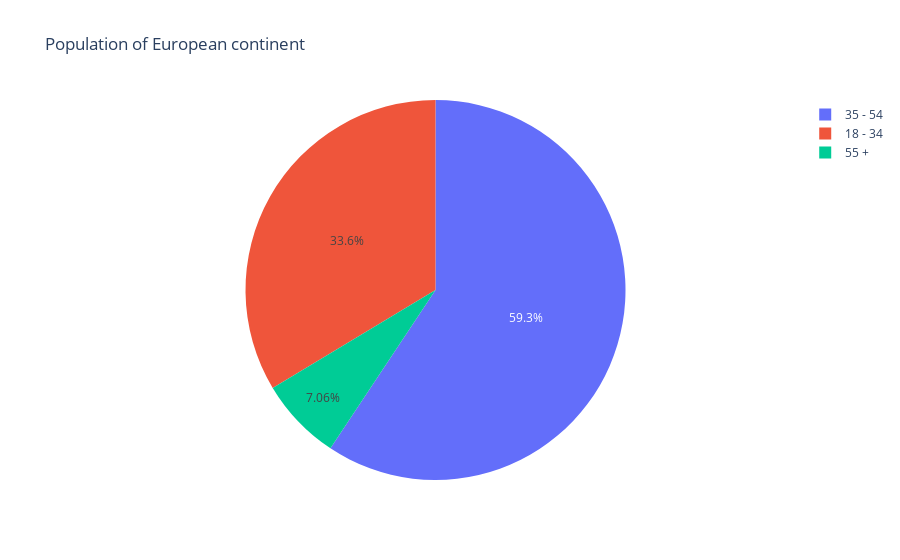

Notebook code for this chart:
### Code cell
file_name = [file for file in os.listdir(f"../data/processed_data/runner_prop_per_age_category_{year}/") if file.endswith('.csv')][0]
df = pd.read_csv(f"../data/processed_data/runner_prop_per_age_category_{year}/{file_name}")
display(df)
fig = px.pie(df.head(15), 
             values='count', 
             names='age_group', 
             title='',
			 )
fig.show()

### Figure 1 — Plotly figure (JSON) as saved in the notebook; plotly's stock layout.template omitted (floating-point values rounded to 4 significant figures)
{"data": [{"domain": {"x": [0, 1], "y": [0, 1]}, "hovertemplate": "age_group=%{label}<br>count=%{value}<extra></extra>", "labels": ["55 +", "35 - 54", "18 - 34"], "legendgroup": "", "name": "", "showlegend": true, "type": "pie", "values": [2569, 21601, 12242]}], "layout": {"legend": {"tracegroupgap": 0}, "title": {"text": "Population of European continent"}}}
